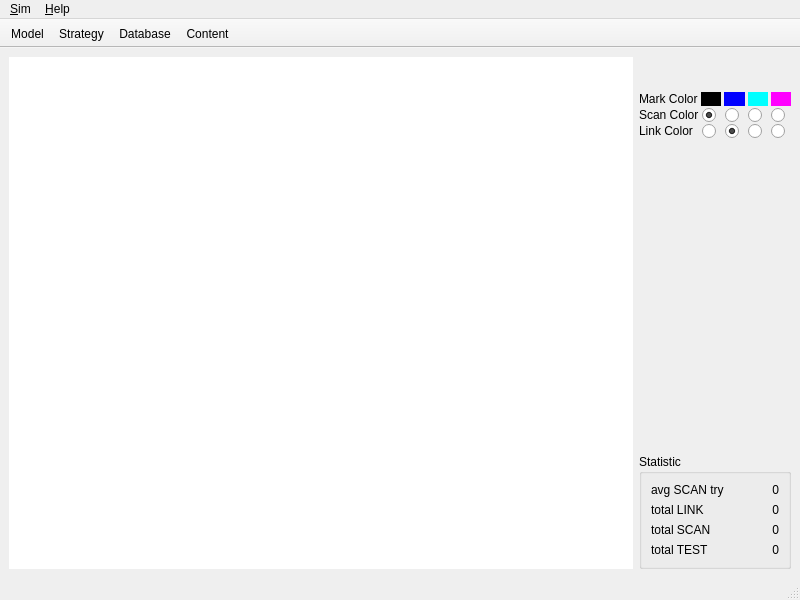
<?xml version="1.0" encoding="UTF-8"?>
<ui version="4.0">
 <class>MainWin</class>
 <widget class="QMainWindow" name="MainWin">
  <property name="geometry">
   <rect>
    <x>0</x>
    <y>0</y>
    <width>800</width>
    <height>600</height>
   </rect>
  </property>
  <property name="minimumSize">
   <size>
    <width>800</width>
    <height>600</height>
   </size>
  </property>
  <property name="maximumSize">
   <size>
    <width>800</width>
    <height>600</height>
   </size>
  </property>
  <property name="windowTitle">
   <string>ItshfSim</string>
  </property>
  <widget class="QWidget" name="central">
   <property name="styleSheet">
    <string notr="true"/>
   </property>
   <layout class="QGridLayout" name="gridLayout">
    <item row="0" column="0">
     <widget class="QChartView" name="chartView">
      <property name="minimumSize">
       <size>
        <width>520</width>
        <height>460</height>
       </size>
      </property>
      <property name="styleSheet">
       <string notr="true"/>
      </property>
      <property name="frameShape">
       <enum>QFrame::NoFrame</enum>
      </property>
      <property name="lineWidth">
       <number>0</number>
      </property>
     </widget>
    </item>
    <item row="0" column="1">
     <layout class="QVBoxLayout" name="dispLayout">
      <property name="spacing">
       <number>2</number>
      </property>
      <property name="rightMargin">
       <number>0</number>
      </property>
      <item>
       <spacer name="topSpacer">
        <property name="orientation">
         <enum>Qt::Vertical</enum>
        </property>
        <property name="sizeType">
         <enum>QSizePolicy::Fixed</enum>
        </property>
        <property name="sizeHint" stdset="0">
         <size>
          <width>20</width>
          <height>35</height>
         </size>
        </property>
       </spacer>
      </item>
      <item>
       <widget class="QGroupBox" name="colorBox">
        <property name="styleSheet">
         <string notr="true">border:none</string>
        </property>
        <property name="title">
         <string/>
        </property>
        <layout class="QGridLayout" name="gridLayout_5">
         <property name="leftMargin">
          <number>0</number>
         </property>
         <property name="topMargin">
          <number>0</number>
         </property>
         <property name="rightMargin">
          <number>0</number>
         </property>
         <property name="bottomMargin">
          <number>0</number>
         </property>
         <property name="horizontalSpacing">
          <number>3</number>
         </property>
         <property name="verticalSpacing">
          <number>0</number>
         </property>
         <item row="0" column="0">
          <widget class="QLabel" name="colorLabel">
           <property name="text">
            <string>Mark Color</string>
           </property>
          </widget>
         </item>
         <item row="0" column="1">
          <widget class="QLabel" name="scanBlackLabel">
           <property name="minimumSize">
            <size>
             <width>16</width>
             <height>0</height>
            </size>
           </property>
           <property name="styleSheet">
            <string notr="true">background-color:black</string>
           </property>
           <property name="text">
            <string/>
           </property>
          </widget>
         </item>
         <item row="0" column="2">
          <widget class="QLabel" name="scanBlueLabel">
           <property name="minimumSize">
            <size>
             <width>16</width>
             <height>0</height>
            </size>
           </property>
           <property name="styleSheet">
            <string notr="true">background-color:blue</string>
           </property>
           <property name="text">
            <string/>
           </property>
          </widget>
         </item>
         <item row="0" column="3">
          <widget class="QLabel" name="scanCyanLabel">
           <property name="minimumSize">
            <size>
             <width>16</width>
             <height>0</height>
            </size>
           </property>
           <property name="styleSheet">
            <string notr="true">background-color:cyan</string>
           </property>
           <property name="text">
            <string/>
           </property>
          </widget>
         </item>
         <item row="0" column="4">
          <widget class="QLabel" name="scanMagentaLabel">
           <property name="minimumSize">
            <size>
             <width>16</width>
             <height>0</height>
            </size>
           </property>
           <property name="styleSheet">
            <string notr="true">background-color:magenta</string>
           </property>
           <property name="text">
            <string/>
           </property>
          </widget>
         </item>
        </layout>
       </widget>
      </item>
      <item>
       <widget class="QGroupBox" name="scanBox">
        <property name="styleSheet">
         <string notr="true">border:none</string>
        </property>
        <property name="title">
         <string/>
        </property>
        <layout class="QGridLayout" name="gridLayout_3">
         <property name="leftMargin">
          <number>0</number>
         </property>
         <property name="topMargin">
          <number>0</number>
         </property>
         <property name="rightMargin">
          <number>0</number>
         </property>
         <property name="bottomMargin">
          <number>0</number>
         </property>
         <property name="horizontalSpacing">
          <number>3</number>
         </property>
         <property name="verticalSpacing">
          <number>0</number>
         </property>
         <item row="0" column="0">
          <widget class="QLabel" name="scanColor">
           <property name="text">
            <string>Scan Color</string>
           </property>
          </widget>
         </item>
         <item row="0" column="5">
          <widget class="QRadioButton" name="scanMagenta">
           <property name="sizePolicy">
            <sizepolicy hsizetype="Fixed" vsizetype="Fixed">
             <horstretch>0</horstretch>
             <verstretch>0</verstretch>
            </sizepolicy>
           </property>
           <property name="minimumSize">
            <size>
             <width>0</width>
             <height>0</height>
            </size>
           </property>
           <property name="layoutDirection">
            <enum>Qt::LeftToRight</enum>
           </property>
           <property name="autoFillBackground">
            <bool>false</bool>
           </property>
           <property name="styleSheet">
            <string notr="true">b</string>
           </property>
           <property name="text">
            <string/>
           </property>
          </widget>
         </item>
         <item row="0" column="1">
          <widget class="QRadioButton" name="scanBlack">
           <property name="sizePolicy">
            <sizepolicy hsizetype="Fixed" vsizetype="Fixed">
             <horstretch>0</horstretch>
             <verstretch>0</verstretch>
            </sizepolicy>
           </property>
           <property name="minimumSize">
            <size>
             <width>0</width>
             <height>0</height>
            </size>
           </property>
           <property name="layoutDirection">
            <enum>Qt::LeftToRight</enum>
           </property>
           <property name="autoFillBackground">
            <bool>false</bool>
           </property>
           <property name="text">
            <string/>
           </property>
           <property name="checked">
            <bool>true</bool>
           </property>
          </widget>
         </item>
         <item row="0" column="3">
          <widget class="QRadioButton" name="scanCyan">
           <property name="sizePolicy">
            <sizepolicy hsizetype="Fixed" vsizetype="Fixed">
             <horstretch>0</horstretch>
             <verstretch>0</verstretch>
            </sizepolicy>
           </property>
           <property name="minimumSize">
            <size>
             <width>0</width>
             <height>0</height>
            </size>
           </property>
           <property name="layoutDirection">
            <enum>Qt::LeftToRight</enum>
           </property>
           <property name="autoFillBackground">
            <bool>false</bool>
           </property>
           <property name="text">
            <string/>
           </property>
          </widget>
         </item>
         <item row="0" column="2">
          <widget class="QRadioButton" name="scanBlue">
           <property name="sizePolicy">
            <sizepolicy hsizetype="Fixed" vsizetype="Fixed">
             <horstretch>0</horstretch>
             <verstretch>0</verstretch>
            </sizepolicy>
           </property>
           <property name="minimumSize">
            <size>
             <width>0</width>
             <height>0</height>
            </size>
           </property>
           <property name="layoutDirection">
            <enum>Qt::LeftToRight</enum>
           </property>
           <property name="autoFillBackground">
            <bool>false</bool>
           </property>
           <property name="text">
            <string/>
           </property>
          </widget>
         </item>
        </layout>
       </widget>
      </item>
      <item>
       <widget class="QGroupBox" name="linkBox">
        <property name="styleSheet">
         <string notr="true">border:none</string>
        </property>
        <property name="title">
         <string/>
        </property>
        <layout class="QGridLayout" name="gridLayout_4">
         <property name="leftMargin">
          <number>0</number>
         </property>
         <property name="topMargin">
          <number>0</number>
         </property>
         <property name="rightMargin">
          <number>0</number>
         </property>
         <property name="bottomMargin">
          <number>0</number>
         </property>
         <property name="horizontalSpacing">
          <number>3</number>
         </property>
         <property name="verticalSpacing">
          <number>0</number>
         </property>
         <item row="0" column="0">
          <widget class="QLabel" name="linkColor">
           <property name="text">
            <string>Link Color</string>
           </property>
          </widget>
         </item>
         <item row="0" column="1">
          <widget class="QRadioButton" name="linkBlack">
           <property name="sizePolicy">
            <sizepolicy hsizetype="Fixed" vsizetype="Fixed">
             <horstretch>0</horstretch>
             <verstretch>0</verstretch>
            </sizepolicy>
           </property>
           <property name="minimumSize">
            <size>
             <width>0</width>
             <height>0</height>
            </size>
           </property>
           <property name="layoutDirection">
            <enum>Qt::LeftToRight</enum>
           </property>
           <property name="autoFillBackground">
            <bool>false</bool>
           </property>
           <property name="text">
            <string/>
           </property>
          </widget>
         </item>
         <item row="0" column="2">
          <widget class="QRadioButton" name="linkBlue">
           <property name="sizePolicy">
            <sizepolicy hsizetype="Fixed" vsizetype="Fixed">
             <horstretch>0</horstretch>
             <verstretch>0</verstretch>
            </sizepolicy>
           </property>
           <property name="minimumSize">
            <size>
             <width>0</width>
             <height>0</height>
            </size>
           </property>
           <property name="layoutDirection">
            <enum>Qt::LeftToRight</enum>
           </property>
           <property name="autoFillBackground">
            <bool>false</bool>
           </property>
           <property name="text">
            <string/>
           </property>
           <property name="checked">
            <bool>true</bool>
           </property>
          </widget>
         </item>
         <item row="0" column="3">
          <widget class="QRadioButton" name="linkCyan">
           <property name="sizePolicy">
            <sizepolicy hsizetype="Fixed" vsizetype="Fixed">
             <horstretch>0</horstretch>
             <verstretch>0</verstretch>
            </sizepolicy>
           </property>
           <property name="minimumSize">
            <size>
             <width>0</width>
             <height>0</height>
            </size>
           </property>
           <property name="layoutDirection">
            <enum>Qt::LeftToRight</enum>
           </property>
           <property name="autoFillBackground">
            <bool>false</bool>
           </property>
           <property name="text">
            <string/>
           </property>
          </widget>
         </item>
         <item row="0" column="4">
          <widget class="QRadioButton" name="linkMagenta">
           <property name="sizePolicy">
            <sizepolicy hsizetype="Fixed" vsizetype="Fixed">
             <horstretch>0</horstretch>
             <verstretch>0</verstretch>
            </sizepolicy>
           </property>
           <property name="minimumSize">
            <size>
             <width>0</width>
             <height>0</height>
            </size>
           </property>
           <property name="layoutDirection">
            <enum>Qt::LeftToRight</enum>
           </property>
           <property name="autoFillBackground">
            <bool>false</bool>
           </property>
           <property name="text">
            <string/>
           </property>
          </widget>
         </item>
        </layout>
       </widget>
      </item>
      <item>
       <spacer name="spacer">
        <property name="orientation">
         <enum>Qt::Vertical</enum>
        </property>
        <property name="sizeHint" stdset="0">
         <size>
          <width>20</width>
          <height>40</height>
         </size>
        </property>
       </spacer>
      </item>
      <item>
       <widget class="QPlainTextEdit" name="logText">
        <property name="sizePolicy">
         <sizepolicy hsizetype="Fixed" vsizetype="Fixed">
          <horstretch>0</horstretch>
          <verstretch>0</verstretch>
         </sizepolicy>
        </property>
        <property name="minimumSize">
         <size>
          <width>148</width>
          <height>40</height>
         </size>
        </property>
        <property name="maximumSize">
         <size>
          <width>148</width>
          <height>40</height>
         </size>
        </property>
        <property name="font">
         <font>
          <family>Courier New</family>
          <pointsize>7</pointsize>
         </font>
        </property>
        <property name="styleSheet">
         <string notr="true">background-color:transparent</string>
        </property>
        <property name="frameShape">
         <enum>QFrame::StyledPanel</enum>
        </property>
        <property name="frameShadow">
         <enum>QFrame::Sunken</enum>
        </property>
        <property name="verticalScrollBarPolicy">
         <enum>Qt::ScrollBarAlwaysOff</enum>
        </property>
        <property name="horizontalScrollBarPolicy">
         <enum>Qt::ScrollBarAlwaysOff</enum>
        </property>
        <property name="readOnly">
         <bool>true</bool>
        </property>
        <property name="maximumBlockCount">
         <number>16</number>
        </property>
       </widget>
      </item>
      <item>
       <widget class="QGroupBox" name="stsGrpBox">
        <property name="title">
         <string>Statistic</string>
        </property>
        <layout class="QGridLayout" name="gridLayout_2">
         <item row="5" column="1">
          <widget class="QLabel" name="totalTestNum">
           <property name="minimumSize">
            <size>
             <width>40</width>
             <height>0</height>
            </size>
           </property>
           <property name="maximumSize">
            <size>
             <width>40</width>
             <height>16777215</height>
            </size>
           </property>
           <property name="text">
            <string>0</string>
           </property>
           <property name="alignment">
            <set>Qt::AlignRight|Qt::AlignTrailing|Qt::AlignVCenter</set>
           </property>
          </widget>
         </item>
         <item row="3" column="0">
          <widget class="QLabel" name="totalScanLabel">
           <property name="text">
            <string>total SCAN</string>
           </property>
          </widget>
         </item>
         <item row="2" column="0">
          <widget class="QLabel" name="totalLinkLabel">
           <property name="text">
            <string>total LINK</string>
           </property>
          </widget>
         </item>
         <item row="5" column="0">
          <widget class="QLabel" name="totalTestLabel">
           <property name="text">
            <string>total TEST</string>
           </property>
          </widget>
         </item>
         <item row="0" column="1">
          <widget class="QLabel" name="avgScanTry">
           <property name="minimumSize">
            <size>
             <width>40</width>
             <height>0</height>
            </size>
           </property>
           <property name="maximumSize">
            <size>
             <width>40</width>
             <height>16777215</height>
            </size>
           </property>
           <property name="text">
            <string>0</string>
           </property>
           <property name="alignment">
            <set>Qt::AlignRight|Qt::AlignTrailing|Qt::AlignVCenter</set>
           </property>
          </widget>
         </item>
         <item row="0" column="0">
          <widget class="QLabel" name="scanLabel">
           <property name="text">
            <string>avg SCAN try</string>
           </property>
          </widget>
         </item>
         <item row="3" column="1">
          <widget class="QLabel" name="totalScanNum">
           <property name="minimumSize">
            <size>
             <width>40</width>
             <height>0</height>
            </size>
           </property>
           <property name="maximumSize">
            <size>
             <width>40</width>
             <height>16777215</height>
            </size>
           </property>
           <property name="text">
            <string>0</string>
           </property>
           <property name="alignment">
            <set>Qt::AlignRight|Qt::AlignTrailing|Qt::AlignVCenter</set>
           </property>
          </widget>
         </item>
         <item row="2" column="1">
          <widget class="QLabel" name="totalLinkNum">
           <property name="minimumSize">
            <size>
             <width>40</width>
             <height>0</height>
            </size>
           </property>
           <property name="maximumSize">
            <size>
             <width>40</width>
             <height>16777215</height>
            </size>
           </property>
           <property name="text">
            <string>0</string>
           </property>
           <property name="alignment">
            <set>Qt::AlignRight|Qt::AlignTrailing|Qt::AlignVCenter</set>
           </property>
          </widget>
         </item>
        </layout>
       </widget>
      </item>
     </layout>
    </item>
   </layout>
  </widget>
  <widget class="QMenuBar" name="menubar">
   <property name="geometry">
    <rect>
     <x>0</x>
     <y>0</y>
     <width>800</width>
     <height>23</height>
    </rect>
   </property>
   <widget class="QMenu" name="menuSim">
    <property name="title">
     <string>&amp;Sim</string>
    </property>
    <addaction name="actModel"/>
    <addaction name="actStrategy"/>
    <addaction name="actDatabase"/>
   </widget>
   <widget class="QMenu" name="menuHelp">
    <property name="title">
     <string>&amp;Help</string>
    </property>
    <addaction name="actContent"/>
    <addaction name="actCopyright"/>
   </widget>
   <addaction name="menuSim"/>
   <addaction name="menuHelp"/>
  </widget>
  <widget class="QStatusBar" name="statusbar"/>
  <widget class="QToolBar" name="toolBar">
   <property name="windowTitle">
    <string>toolBar</string>
   </property>
   <property name="autoFillBackground">
    <bool>true</bool>
   </property>
   <property name="movable">
    <bool>false</bool>
   </property>
   <property name="allowedAreas">
    <set>Qt::TopToolBarArea</set>
   </property>
   <property name="iconSize">
    <size>
     <width>24</width>
     <height>24</height>
    </size>
   </property>
   <property name="toolButtonStyle">
    <enum>Qt::ToolButtonTextUnderIcon</enum>
   </property>
   <property name="floatable">
    <bool>true</bool>
   </property>
   <attribute name="toolBarArea">
    <enum>TopToolBarArea</enum>
   </attribute>
   <attribute name="toolBarBreak">
    <bool>false</bool>
   </attribute>
   <addaction name="actModel"/>
   <addaction name="actStrategy"/>
   <addaction name="actDatabase"/>
   <addaction name="actContent"/>
  </widget>
  <action name="actModel">
   <property name="text">
    <string>&amp;Model</string>
   </property>
   <property name="shortcut">
    <string>Alt+M</string>
   </property>
  </action>
  <action name="actStrategy">
   <property name="text">
    <string>&amp;Strategy</string>
   </property>
   <property name="toolTip">
    <string>Algorithm Strategy</string>
   </property>
   <property name="shortcut">
    <string>Alt+S</string>
   </property>
  </action>
  <action name="actContent">
   <property name="text">
    <string>&amp;Content</string>
   </property>
   <property name="shortcut">
    <string>Alt+C</string>
   </property>
  </action>
  <action name="actCopyright">
   <property name="text">
    <string>Copyrights</string>
   </property>
  </action>
  <action name="actDatabase">
   <property name="text">
    <string>&amp;Database</string>
   </property>
   <property name="toolTip">
    <string>Create Database</string>
   </property>
   <property name="shortcut">
    <string>Alt+D</string>
   </property>
  </action>
 </widget>
 <customwidgets>
  <customwidget>
   <class>QChartView</class>
   <extends>QGraphicsView</extends>
   <header location="global">qchartview.h</header>
  </customwidget>
 </customwidgets>
 <resources/>
 <connections/>
</ui>
